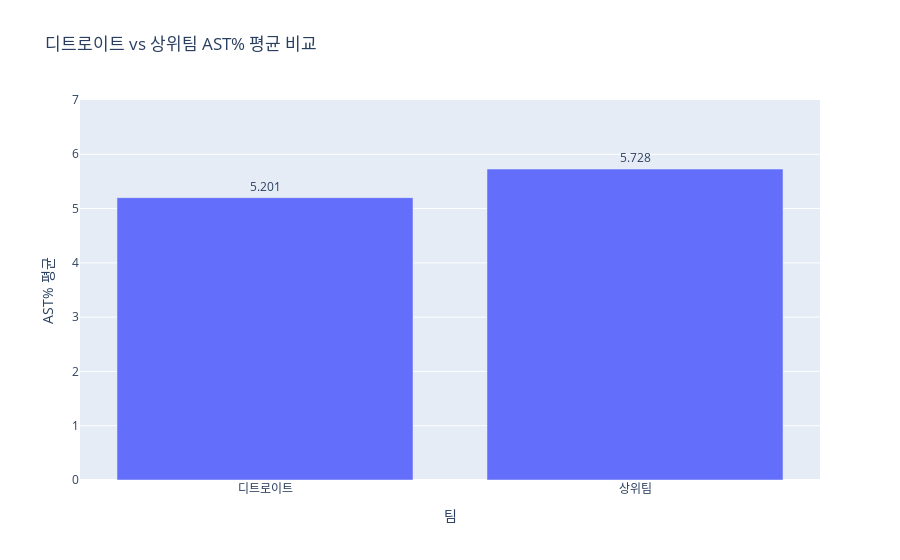

Notebook source saved alongside this figure:
### Markdown cell above
평균적으로는 리그 상위팀과 큰 차이가 없음 (DET 12.7%, TOP 13.3%).

하지만 선수별로 보면 Jaden Ivey (0.199 ≈ 20%) 등 특정 주전의 TO%가 지나치게 높음 → 공격권 낭비가 집중적으로 발생.
반면 보조 자원(Isaiah Livers 등)은 낮은 점유율에도 높은 효율을 보임 → 역할/공격권 재분배 필요성.

즉, “에이스 의존 + 낮은 효율 + 특정 선수 턴오버 집중” 이 세 가지가 팀이 하위권에 머무르는 주요 원인

### Code cell
# 디트로이트 팀만 필터
det = df1_named[df1_named['TEAM']=="Detroit"].copy()

# 상위팀만 필터
top = df1_named[df1_named['TEAM_LVL'] == '상위팀'].copy()

# 평균 AST% 계산
det_ast_mean = det['AST%'].mean()
top_ast_mean = top['AST%'].mean()

print("디트로이트 평균 AST%:", round(det_ast_mean, 3))
print("상위팀 평균 AST%:", round(top_ast_mean, 3))

# 시각화
data = {
    '팀': ['디트로이트', '상위팀'],
    'AST% 평균': [det_ast_mean, top_ast_mean]
}
df_plot = pd.DataFrame(data)

fig = px.bar(df_plot,
             x='팀',
             y='AST% 평균',
             title="디트로이트 vs 상위팀 AST% 평균 비교",
             text='AST% 평균')

fig.update_traces(texttemplate='%{text:.3f}', textposition='outside')
fig.update_yaxes(range=[0,7])
fig.show()

### Figure 1 — Plotly figure (JSON) as saved in the notebook; plotly's stock layout.template omitted (floating-point values rounded to 4 significant figures)
{"data": [{"hovertemplate": "팀=%{x}<br>AST% 평균=%{text}<extra></extra>", "legendgroup": "", "marker": {"color": "#636efa", "pattern": {"shape": ""}}, "name": "", "orientation": "v", "showlegend": false, "text": [5.201, 5.728], "textposition": "outside", "texttemplate": "%{text:.3f}", "type": "bar", "x": ["디트로이트", "상위팀"], "xaxis": "x", "y": [5.201, 5.728], "yaxis": "y"}], "layout": {"barmode": "relative", "legend": {"tracegroupgap": 0}, "title": {"text": "디트로이트 vs 상위팀 AST% 평균 비교"}, "xaxis": {"anchor": "y", "domain": [0, 1], "title": {"text": "팀"}}, "yaxis": {"anchor": "x", "domain": [0, 1], "range": [0, 7], "title": {"text": "AST% 평균"}}}}
